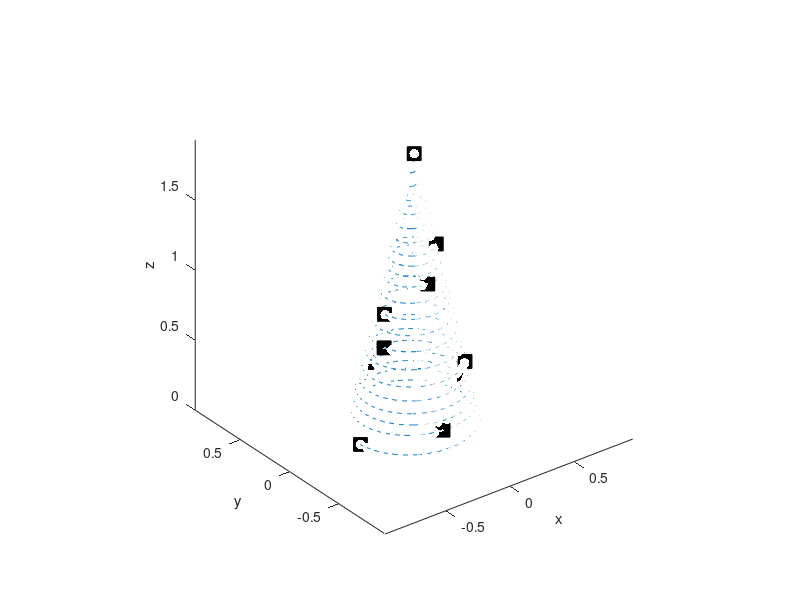

MATLAB code to generate this figure: (Note: this script raises an error after producing the figure.)
clear; clc

H = 76 / 39.3701;  % height
D = 33 / 39.3701;  % base diameter

Q = ([-180, -100, -5, 110, -45, -170, 180, -100, -45, -30] + ...
    cumsum([0, 1, 1, 1, 2, 2, 1, 3, 3, 7])*360)* pi/180;
Z = [0, 6, 9, 13, 18.5, 26, 34, 43, 51, 76] / 39.3701;
R = D/2 - (Z/H).*D/2;
X = R.*cos(Q);
Y = R.*sin(Q);

QQ = (Q(1) : 1*pi/180 : Q(end))';
ZZ = interp1(Q, Z, QQ);
RR = D/2 - (ZZ/H).*D/2;

XX = RR.*cos(QQ);
YY = RR.*sin(QQ);

LL = [0; cumsum(sqrt(diff(XX).^2 + diff(YY).^2 + diff(ZZ).^2))];
L = interp1(QQ, LL, Q, 'linear', 'extrap');

figure(25)
hold off
plot3(XX, YY, ZZ)
axis equal
xlabel('x'), ylabel('y'), zlabel('z')
hold on
plot3(X, Y, Z, 'ks', 'markersize', 10, 'MarkerFaceColor', 'k')
set(gcf, 'Position', [281    76   744   575])

% bulb position
num_bulbs = 450;
Lb = linspace(LL(1), LL(end), num_bulbs)';
Qb = interp1(LL, QQ, Lb);
Xb = interp1(LL, XX, Lb);
Yb = interp1(LL, YY, Lb);
Zb = interp1(LL, ZZ, Lb);
c = ones(num_bulbs, 3);

hl = scatter3(Xb, Yb, Zb, 50, c(:,:), 'filled');
hl.MarkerEdgeColor = [0,0,0];

%%
% Background pattern
% view([0, 0])
figure(25)

X = Xb;
Y = Yb;
Z = Zb;
Q = atan2(Y, X);
R = sqrt(Y.^2 + X.^2);

dt = 0.1;
Kt = 2*pi/2;
Kq = 6*pi/(2*pi);
Kz = 4*pi/H;
Krr = -2*pi/30e-2;
Kqq = 360/60;

Kd = -1.5/D;  % completes 1(full bright) in D distance
Kte = 1/0.3;  % completes 1(full bright) in 1 sec

t0 = tic;
for k = 1 : round(20/dt)
    tic
    time = toc(t0);
    
    % define center of explosion
    if mod(k-1,round(1/dt)) == 0
        c = rand(1,3);
        x0 = (rand() - 0.5) * D;
        y0 = (rand() - 0.5) * D;
        z0 = rand() * H*2/3;
        D = sqrt((X-x0).^2 + (Y-y0).^2 + (Z-z0).^2);
        trig_time = time;
    end
    
    % center of background pattern
    if mod(k-1,round(3/dt)) == 0
        x0 = (rand() - 0.5) * D;
        z0 = rand() * H*2/3;
        RR = sqrt((X-x0).^2 + (Z-z0).^2);  % 
        QQ = atan2(Z-z0, X-x0);
        pattern_mode = randi(4);
    end
    
    if pattern_mode == 1
        B = sin(Kt*time + Kqq*QQ).^3;  % rays
    elseif pattern_mode == 2
        B = sin(Kt*time + Krr*RR);  % circles
    elseif pattern_mode == 3
        B = sin(Kt*time + Kq*Q);  % radial
    elseif pattern_mode == 4
        B = sin(Kt*time + Kz*Z).^3;  % falling rings
    end
    B(B<0) = 0;

    F = sin(Kt*(time-trig_time)) + Kd*D;
    F(F<0) = 0;
    F(F>1) = 1;
    
    C = (0.7*B .* [1, 1, 1] + 2*F .* c) ./ 1;
    C(C<0) = 0;
    C(C>1) = 1;
    hl.CData = C;
    
    bin_data = cast(C * 255, 'int8');
    

    drawnow()
    pause(dt - toc)
end

